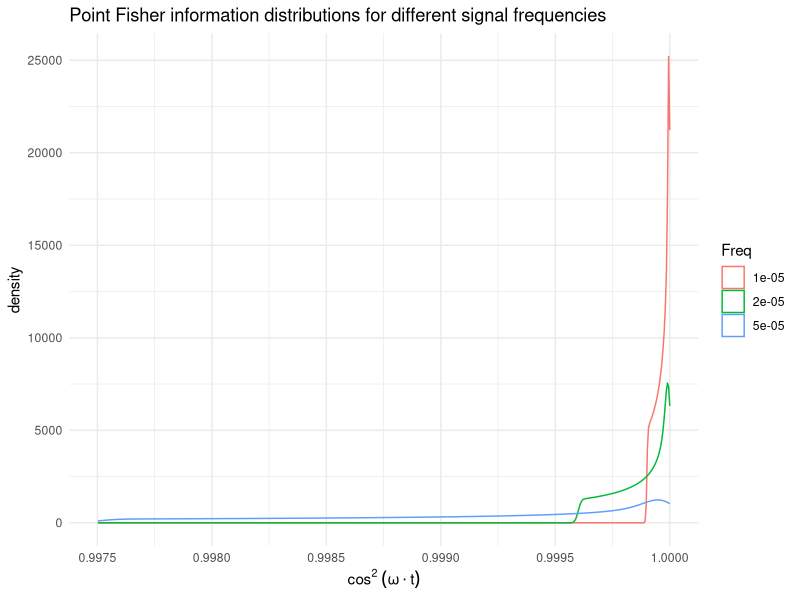
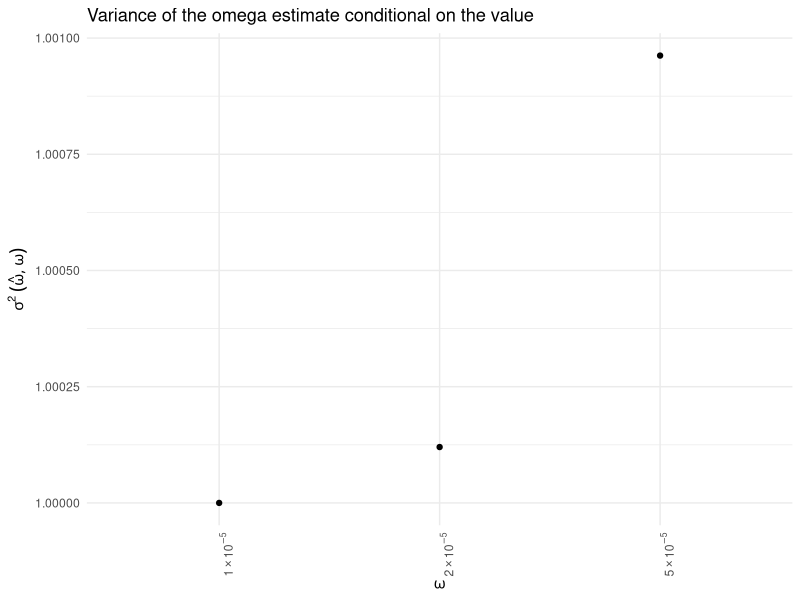

Reproduce these figures in R, in order.
library(plyr); library(dplyr); library(reshape2)
library(ggplot2)
library(Hmisc)

fancy_scientific <- function(l) {
  # turn in to character string in scientific notation
  l <- format(l, scientific = TRUE)
  # quote the part before the exponent to keep all the digits
  l <- gsub("^(.*)e", "'\\1'e", l)
  # turn the 'e+' into plotmath format
  l <- gsub("e", "%*%10^", l)
  # return this as an expression
  parse(text=l)
}

Prd = 1000
st = seq(3,Prd, by=.01)
f = c(1,2,5)%o%10^(c(-5))%>%c; names(f) <- as.character(f)

wt = ldply(st, function(t) (cos(f*t))^2) %>% 
  melt(variable.name="Freq", value.name="X") %>%
  mutate(Cat = cut(X, breaks=2, labels=c("0","1"))) %>% 
  cbind(data.frame("STime" = rep(st, times=length(f)))) %>%
  ddply("Freq", function(s) mutate(s, Wt = X/sum(X)))

ggplot(wt, aes(X, col = Freq)) + geom_density() + 
  scale_x_continuous(name=expression(cos^2~(omega%.%t), ")")) +
  theme_minimal() +
  ggtitle("Point Fisher information distributions for different signal frequencies")


nu = 1e-3
ddply(wt, "Freq", function(s){
  wt.m.t = with(s, wtd.mean(STime, Wt))
  wt.v.t = with(s, sum(Wt*(STime - wt.m.t)^2))
  ftr = sum(s$X)
  c("Factor" = ftr, "Wt.Mean.t" = wt.m.t, "Wt.Var.t" = wt.v.t,"varW" = nu/(ftr*wt.v.t))
})-> varW.w

ggplot(varW.w, aes(Freq, varW/min(varW))) + geom_point() + theme_minimal() +
  scale_y_continuous(name=expression(sigma^2~group("(",list(hat(omega), omega),")"))) +
  scale_x_discrete(name=expression(omega), labels = fancy_scientific) + 
  ggtitle("Variance of the omega estimate conditional on the value") + 
  theme(axis.text.x = element_text(angle = 90, hjust = 1))
